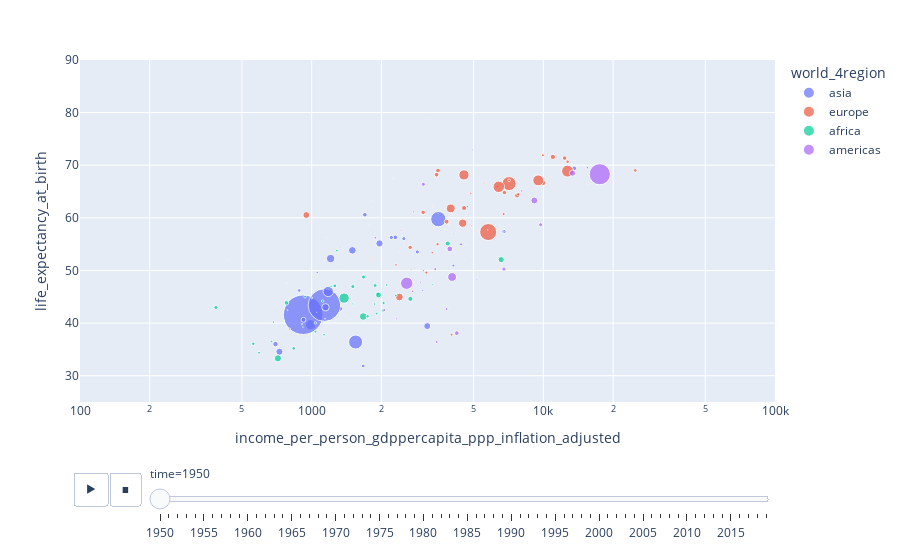

Write notebook code for a chart like this one.
### Code cell
px.scatter(plotly_df[plotly_df['time'].isin([*range(1950,2020)])], x="income_per_person_gdppercapita_ppp_inflation_adjusted", y="life_expectancy_at_birth", animation_frame="time", animation_group="name",
           size="population_total", color="world_4region", hover_name="name", 
           log_x = True, 
           size_max=45, range_x=[100,100000], range_y=[25,90])

### Figure 1 — Plotly figure (JSON) as saved in the notebook; plotly's stock layout.template omitted (floating-point values rounded to 4 significant figures)
{"data": [{"hovertemplate": "<b>%{hovertext}</b><br><br>world_4region=asia<br>time=1950<br>income_per_person_gdppercapita_ppp_inflation_adjusted=%{x}<br>life_expectancy_at_birth=%{y}<br>population_total=%{marker.size}<extra></extra>", "hovertext": ["Afghanistan", "Australia", "Bahrain", "Bangladesh", "Bhutan", "Brunei", "Cambodia", "China", "Fiji", "Hong Kong, China", "India", "Indonesia", "Iran", "Iraq", "Israel", "Japan", "Jordan", "Kazakhstan", "Kiribati", "Kuwait", "Kyrgyz Republic", "Lao", "Lebanon", "Malaysia", "Maldives", "Marshall Islands", "Micronesia, Fed. Sts.", "Mongolia", "Myanmar", "Nauru", "Nepal", "New Zealand", "North Korea", "Oman", "Pakistan", "Palau", "Palestine", "Papua New Guinea", "Philippines", "Qatar", "Samoa", "Saudi Arabia", "Singapore", "Solomon Islands", "South Korea", "Sri Lanka", "Syria", "Taiwan", "Tajikistan", "Thailand", "Timor-Leste", "Tonga", "Turkmenistan", "Tuvalu", "United Arab Emirates", "Uzbekistan", "Vanuatu", "Vietnam", "Yemen"], "ids": ["Afghanistan", "Australia", "Bahrain", "Bangladesh", "Bhutan", "Brunei", "Cambodia", "China", "Fiji", "Hong Kong, China", "India", "Indonesia", "Iran", "Iraq", "Israel", "Japan", "Jordan", "Kazakhstan", "Kiribati", "Kuwait", "Kyrgyz Republic", "Lao", "Lebanon", "Malaysia", "Maldives", "Marshall Islands", "Micronesia, Fed. Sts.", "Mongolia", "Myanmar", "Nauru", "Nepal", "New Zealand", "North Korea", "Oman", "Pakistan", "Palau", "Palestine", "Papua New Guinea", "Philippines", "Qatar", "Samoa", "Saudi Arabia", "Singapore", "Solomon Islands", "South Korea", "Sri Lanka", "Syria", "Taiwan", "Tajikistan", "Thailand", "Timor-Leste", "Tonga", "Turkmenistan", "Tuvalu", "United Arab Emirates", "Uzbekistan", "Vanuatu", "Vietnam", "Yemen"], "legendgroup": "asia", "marker": {"color": "#636efa", "size": [7752117, 8177348, 115612, 37894671, 176796, 48009, 4432724, 554419269, 288994, 1974002, 376325200, 69543321, 17119262, 5719183, 1257968, 82802084, 481319, 6703000, 33050, 153103, 1740005, 1682915, 1334617, 6109902, 73716, 13005, 32004, 780199, 17779635, 3430, 8483322, 1908011, 10549470, 456410, 37542370, 7431, 931925, 2002147, 18580483, 25006, 82106, 3121340, 1022095, 89793, 19211387, 7971098, 3413325, 7602355, 1531507, 20710353, 414754, 47217, 1210998, 4676, 69594, 6264058, 47696, 24809909, 4661279], "sizemode": "area", "sizeref": 708000.0, "symbol": "circle"}, "mode": "markers", "name": "asia", "orientation": "v", "showlegend": true, "type": "scatter", "x": [1330, 13589, 17941, 990, 948, 62209, 883, 919, 3419, 4695, 1135, 1548, 3154, 2500, 4926, 3522, 3049, 6762, 2274, 9290, 3041, 802, 4453, 2858, 1778, 1512, 1303, 779, 726, 4524, 922, 15503, 698, 1142, 1179, 10221, 1323, 1057, 1962, 1772, 3327, 4090, 4108, 1052, 1148, 2297, 4414, 1697, 3017, 1498, 787, 1545, 5167, 1586, 28191, 2208, 1448, 1207, 1670], "xaxis": "x", "y": [42.72, 69.4, 50.74, 39.67, 36.93, 51.7, 46.2, 41.59, 59.26, 62.12, 43.42, 36.4, 39.43, 56.05, 73.01, 59.75, 56.87, 57.39, 44.68, 65.35, 49.95, 38.87, 58.82, 53.52, 30.65, 52.14, 49.89, 38.89, 34.56, 58.5, 40.63, 69.52, 36, 40.83, 46.01, 49.03, 54.35, 49.62, 55.14, 64.46, 54.43, 50.92, 57.02, 42.06, 43, 56.3, 54.96, 60.59, 46.17, 53.82, 42.47, 61.47, 48.35, 46.99, 58.41, 56.27, 47.4, 52.26, 31.85], "yaxis": "y"}, {"hovertemplate": "<b>%{hovertext}</b><br><br>world_4region=europe<br>time=1950<br>income_per_person_gdppercapita_ppp_inflation_adjusted=%{x}<br>life_expectancy_at_birth=%{y}<br>population_total=%{marker.size}<extra></extra>", "hovertext": ["Albania", "Andorra", "Armenia", "Austria", "Azerbaijan", "Belarus", "Belgium", "Bosnia and Herzegovina", "Bulgaria", "Croatia", "Cyprus", "Czech Republic", "Denmark", "Estonia", "Finland", "France", "Georgia", "Germany", "Greece", "Hungary", "Iceland", "Ireland", "Italy", "Latvia", "Lithuania", "Luxembourg", "North Macedonia", "Malta", "Moldova", "Monaco", "Montenegro", "Netherlands", "Norway", "Poland", "Portugal", "Romania", "Russia", "San Marino", "Serbia", "Slovak Republic", "Slovenia", "Spain", "Sweden", "Switzerland", "Turkey", "Ukraine", "United Kingdom"], "ids": ["Albania", "Andorra", "Armenia", "Austria", "Azerbaijan", "Belarus", "Belgium", "Bosnia and Herzegovina", "Bulgaria", "Croatia", "Cyprus", "Czech Republic", "Denmark", "Estonia", "Finland", "France", "Georgia", "Germany", "Greece", "Hungary", "Iceland", "Ireland", "Italy", "Latvia", "Lithuania", "Luxembourg", "North Macedonia", "Malta", "Moldova", "Monaco", "Montenegro", "Netherlands", "Norway", "Poland", "Portugal", "Romania", "Russia", "San Marino", "Serbia", "Slovak Republic", "Slovenia", "Spain", "Sweden", "Switzerland", "Turkey", "Ukraine", "United Kingdom"], "legendgroup": "europe", "marker": {"color": "#EF553B", "size": [1263164, 6198, 1353502, 6936442, 2927926, 7745004, 8637521, 2661296, 7250996, 3850294, 494018, 8902620, 4268281, 1100997, 4008292, 41833873, 3527008, 69966252, 7668792, 9337718, 142657, 2912682, 46598599, 1926568, 2567407, 296005, 1254444, 311998, 2341009, 20000, 394739, 10042051, 3265274, 24824007, 8416971, 16236289, 102798649, 12774, 6732252, 3436576, 1473093, 28069734, 7009913, 4668089, 21408398, 37297640, 50616019], "sizemode": "area", "sizeref": 708000.0, "symbol": "circle"}, "mode": "markers", "name": "europe", "orientation": "v", "showlegend": true, "type": "scatter", "x": [1836, 7808, 4080, 6794, 4018, 3460, 10013, 2312, 3027, 3496, 3318, 7705, 12729, 5543, 7797, 9507, 3126, 7115, 3510, 4547, 9774, 6330, 6420, 4860, 7111, 15387, 2686, 1809, 3317, 12417, 2256, 10993, 9955, 4486, 3824, 948, 5781, 9195, 2661, 6741, 4915, 3984, 12355, 24928, 2391, 4542, 12722], "xaxis": "x", "y": [52.21, 74.62, 48.23, 64.8, 37.79, 68.2, 66.62, 51.06, 61.04, 55, 62.2, 64.25, 70.66, 66.74, 64.51, 67.13, 49.59, 66.51, 69, 61.87, 71.5, 65.96, 65.9, 64.66, 67.13, 66.37, 50.21, 63.23, 53.39, 68.15, 67.51, 71.58, 71.91, 58.99, 59.27, 60.54, 57.3, 72.02, 54.38, 60.73, 58.48, 61.8, 71.36, 69.02, 44.95, 68.16, 68.88], "yaxis": "y"}, {"hovertemplate": "<b>%{hovertext}</b><br><br>world_4region=africa<br>time=1950<br>income_per_person_gdppercapita_ppp_inflation_adjusted=%{x}<br>life_expectancy_at_birth=%{y}<br>population_total=%{marker.size}<extra></extra>", "hovertext": ["Algeria", "Angola", "Benin", "Botswana", "Burkina Faso", "Burundi", "Cameroon", "Cape Verde", "Central African Republic", "Chad", "Comoros", "Congo, Dem. Rep.", "Congo, Rep.", "Cote d'Ivoire", "Djibouti", "Egypt", "Equatorial Guinea", "Eritrea", "Ethiopia", "Gabon", "Gambia", "Ghana", "Guinea", "Guinea-Bissau", "Kenya", "Lesotho", "Liberia", "Libya", "Madagascar", "Malawi", "Mali", "Mauritania", "Mauritius", "Morocco", "Mozambique", "Namibia", "Niger", "Nigeria", "Rwanda", "Sao Tome and Principe", "Senegal", "Seychelles", "Sierra Leone", "Somalia", "South Africa", "South Sudan", "Sudan", "Eswatini", "Tanzania", "Togo", "Tunisia", "Uganda", "Zambia", "Zimbabwe"], "ids": ["Algeria", "Angola", "Benin", "Botswana", "Burkina Faso", "Burundi", "Cameroon", "Cape Verde", "Central African Republic", "Chad", "Comoros", "Congo, Dem. Rep.", "Congo, Rep.", "Cote d'Ivoire", "Djibouti", "Egypt", "Equatorial Guinea", "Eritrea", "Ethiopia", "Gabon", "Gambia", "Ghana", "Guinea", "Guinea-Bissau", "Kenya", "Lesotho", "Liberia", "Libya", "Madagascar", "Malawi", "Mali", "Mauritania", "Mauritius", "Morocco", "Mozambique", "Namibia", "Niger", "Nigeria", "Rwanda", "Sao Tome and Principe", "Senegal", "Seychelles", "Sierra Leone", "Somalia", "South Africa", "South Sudan", "Sudan", "Eswatini", "Tanzania", "Togo", "Tunisia", "Uganda", "Zambia", "Zimbabwe"], "legendgroup": "africa", "marker": {"color": "#00cc96", "size": [8872250, 4548021, 2255222, 412541, 4284455, 2308927, 4307021, 178064, 1326660, 2502321, 159459, 12183662, 827246, 2630131, 62000, 20451988, 225530, 822347, 18128030, 473296, 304895, 5036151, 3012938, 535438, 6076757, 704686, 930022, 1124519, 4083548, 2953871, 4708425, 651434, 493258, 8985986, 5958982, 514378, 2559706, 37859750, 2186183, 59998, 2486642, 36325, 2041201, 2264076, 13628434, 2482306, 5733789, 272997, 7649765, 1395451, 3605312, 5158191, 2310436, 2746852], "sizemode": "area", "sizeref": 708000.0, "symbol": "circle"}, "mode": "markers", "name": "africa", "orientation": "v", "showlegend": true, "type": "scatter", "x": [3869, 1929, 1871, 765, 560, 684, 2034, 1157, 1503, 937, 804, 1943, 1947, 1908, 3978, 1669, 917, 908, 715, 2548, 1129, 1879, 1039, 682, 1673, 435, 1491, 3327, 1744, 593, 837, 781, 4534, 2667, 386, 4611, 1131, 1380, 671, 1470, 2308, 3027, 1037, 1115, 6576, 2109, 1506, 695, 778, 1001, 2044, 1259, 1212, 1285], "xaxis": "x", "y": [55.12, 45.57, 43.61, 53.67, 36.06, 40.2, 42.39, 56.2, 43.64, 45.02, 44.74, 45.34, 42.05, 41.8, 54.65, 41.25, 39.25, 39.79, 33.3, 48.65, 51.81, 47.14, 38.37, 33.27, 48.76, 51.97, 38.02, 47.31, 41.29, 34.36, 35.19, 47.6, 53.1, 44.6, 42.97, 54.81, 37.79, 44.75, 36.52, 40.68, 45.21, 59.96, 40.03, 44.19, 52.06, 47.23, 46.94, 43.33, 43.84, 44.77, 43.82, 47.08, 47, 53.78], "yaxis": "y"}, {"hovertemplate": "<b>%{hovertext}</b><br><br>world_4region=americas<br>time=1950<br>income_per_person_gdppercapita_ppp_inflation_adjusted=%{x}<br>life_expectancy_at_birth=%{y}<br>population_total=%{marker.size}<extra></extra>", "hovertext": ["Antigua and Barbuda", "Argentina", "Bahamas", "Barbados", "Belize", "Bolivia", "Brazil", "Canada", "Chile", "Colombia", "Costa Rica", "Cuba", "Dominica", "Dominican Republic", "Ecuador", "El Salvador", "Grenada", "Guatemala", "Guyana", "Haiti", "Honduras", "Jamaica", "Mexico", "Nicaragua", "Panama", "Paraguay", "Peru", "St. Kitts and Nevis", "St. Lucia", "St. Vincent and the Grenadines", "Suriname", "Trinidad and Tobago", "United States", "Uruguay", "Venezuela"], "ids": ["Antigua and Barbuda", "Argentina", "Bahamas", "Barbados", "Belize", "Bolivia", "Brazil", "Canada", "Chile", "Colombia", "Costa Rica", "Cuba", "Dominica", "Dominican Republic", "Ecuador", "El Salvador", "Grenada", "Guatemala", "Guyana", "Haiti", "Honduras", "Jamaica", "Mexico", "Nicaragua", "Panama", "Paraguay", "Peru", "St. Kitts and Nevis", "St. Lucia", "St. Vincent and the Grenadines", "Suriname", "Trinidad and Tobago", "United States", "Uruguay", "Venezuela"], "legendgroup": "americas", "marker": {"color": "#ab63fa", "size": [45515, 17037910, 79090, 210990, 68915, 3081836, 53974728, 13733398, 6598518, 11981576, 945683, 5919989, 51099, 2364649, 3470160, 2199903, 76681, 3114956, 406559, 3221270, 1546719, 1402903, 27944671, 1294994, 859658, 1473241, 7777452, 46053, 82783, 66997, 214996, 645626, 158804397, 2238501, 5481976], "sizemode": "area", "sizeref": 708000.0, "symbol": "circle"}, "mode": "markers", "name": "americas", "orientation": "v", "showlegend": true, "type": "scatter", "x": [3368, 9143, 12374, 3899, 2178, 3463, 2572, 13367, 6763, 3947, 3599, 3034, 1675, 1883, 3416, 2732, 1768, 3822, 4544, 2059, 2321, 2433, 4037, 2950, 2964, 2750, 4231, 3513, 1416, 2388, 5755, 6735, 17528, 8068, 9733], "xaxis": "x", "y": [58.13, 63.3, 58.05, 58.77, 55.45, 36.42, 47.57, 68.5, 50.26, 54.09, 57.53, 66.38, 49.34, 56.21, 50.27, 46.04, 58.64, 42.67, 51.81, 42.47, 40.81, 57.54, 48.76, 47.67, 60.82, 61.14, 38.09, 60.76, 51.82, 53.64, 57.69, 57.36, 68.29, 65.12, 58.7], "yaxis": "y"}], "layout": {"legend": {"itemsizing": "constant", "title": {"text": "world_4region"}, "tracegroupgap": 0}, "margin": {"t": 60}, "sliders": [{"active": 0, "currentvalue": {"prefix": "time="}, "len": 0.9, "pad": {"b": 10, "t": 60}, "steps": [{"args": [["1950"], {"frame": {"duration": 0, "redraw": false}, "fromcurrent": true, "mode": "immediate", "transition": {"duration": 0, "easing": "linear"}}], "label": "1950", "method": "animate"}, {"args": [["1951"], {"frame": {"duration": 0, "redraw": false}, "fromcurrent": true, "mode": "immediate", "transition": {"duration": 0, "easing": "linear"}}], "label": "1951", "method": "animate"}, {"args": [["1952"], {"frame": {"duration": 0, "redraw": false}, "fromcurrent": true, "mode": "immediate", "transition": {"duration": 0, "easing": "linear"}}], "label": "1952", "method": "animate"}, {"args": [["1953"], {"frame": {"duration": 0, "redraw": false}, "fromcurrent": true, "mode": "immediate", "transition": {"duration": 0, "easing": "linear"}}], "label": "1953", "method": "animate"}, {"args": [["1954"], {"frame": {"duration": 0, "redraw": false}, "fromcurrent": true, "mode": "immediate", "transition": {"duration": 0, "easing": "linear"}}], "label": "1954", "method": "animate"}, {"args": [["1955"], {"frame": {"duration": 0, "redraw": false}, "fromcurrent": true, "mode": "immediate", "transition": {"duration": 0, "easing": "linear"}}], "label": "1955", "method": "animate"}, {"args": [["1956"], {"frame": {"duration": 0, "redraw": false}, "fromcurrent": true, "mode": "immediate", "transition": {"duration": 0, "easing": "linear"}}], "label": "1956", "method": "animate"}, {"args": [["1957"], {"frame": {"duration": 0, "redraw": false}, "fromcurrent": true, "mode": "immediate", "transition": {"duration": 0, "easing": "linear"}}], "label": "1957", "method": "animate"}, {"args": [["1958"], {"frame": {"duration": 0, "redraw": false}, "fromcurrent": true, "mode": "immediate", "transition": {"duration": 0, "easing": "linear"}}], "label": "1958", "method": "animate"}, {"args": [["1959"], {"frame": {"duration": 0, "redraw": false}, "fromcurrent": true, "mode": "immediate", "transition": {"duration": 0, "easing": "linear"}}], "label": "1959", "method": "animate"}, {"args": [["1960"], {"frame": {"duration": 0, "redraw": false}, "fromcurrent": true, "mode": "immediate", "transition": {"duration": 0, "easing": "linear"}}], "label": "1960", "method": "animate"}, {"args": [["1961"], {"frame": {"duration": 0, "redraw": false}, "fromcurrent": true, "mode": "immediate", "transition": {"duration": 0, "easing": "linear"}}], "label": "1961", "method": "animate"}, {"args": [["1962"], {"frame": {"duration": 0, "redraw": false}, "fromcurrent": true, "mode": "immediate", "transition": {"duration": 0, "easing": "linear"}}], "label": "1962", "method": "animate"}, {"args": [["1963"], {"frame": {"duration": 0, "redraw": false}, "fromcurrent": true, "mode": "immediate", "transition": {"duration": 0, "easing": "linear"}}], "label": "1963", "method": "animate"}, {"args": [["1964"], {"frame": {"duration": 0, "redraw": false}, "fromcurrent": true, "mode": "immediate", "transition": {"duration": 0, "easing": "linear"}}], "label": "1964", "method": "animate"}, {"args": [["1965"], {"frame": {"duration": 0, "redraw": false}, "fromcurrent": true, "mode": "immediate", "transition": {"duration": 0, "easing": "linear"}}], "label": "1965", "method": "animate"}, {"args": [["1966"], {"frame": {"duration": 0, "redraw": false}, "fromcurrent": true, "mode": "immediate", "transition": {"duration": 0, "easing": "linear"}}], "label": "1966", "method": "animate"}, {"args": [["1967"], {"frame": {"duration": 0, "redraw": false}, "fromcurrent": true, "mode": "immediate", "transition": {"duration": 0, "easing": "linear"}}], "label": "1967", "method": "animate"}, {"args": [["1968"], {"frame": {"duration": 0, "redraw": false}, "fromcurrent": true, "mode": "immediate", "transition": {"duration": 0, "easing": "linear"}}], "label": "1968", "method": "animate"}, {"args": [["1969"], {"frame": {"duration": 0, "redraw": false}, "fromcurrent": true, "mode": "immediate", "transition": {"duration": 0, "easing": "linear"}}], "label": "1969", "method": "animate"}, {"args": [["1970"], {"frame": {"duration": 0, "redraw": false}, "fromcurrent": true, "mode": "immediate", "transition": {"duration": 0, "easing": "linear"}}], "label": "1970", "method": "animate"}, {"args": [["1971"], {"frame": {"duration": 0, "redraw": false}, "fromcurrent": true, "mode": "immediate", "transition": {"duration": 0, "easing": "linear"}}], "label": "1971", "method": "animate"}, {"args": [["1972"], {"frame": {"duration": 0, "redraw": false}, "fromcurrent": true, "mode": "immediate", "transition": {"duration": 0, "easing": "linear"}}], "label": "1972", "method": "animate"}, {"args": [["1973"], {"frame": {"duration": 0, "redraw": false}, "fromcurrent": true, "mode": "immediate", "transition": {"duration": 0, "easing": "linear"}}], "label": "1973", "method": "animate"}, {"args": [["1974"], {"frame": {"duration": 0, "redraw": false}, "fromcurrent": true, "mode": "immediate", "transition": {"duration": 0, "easing": "linear"}}], "label": "1974", "method": "animate"}, {"args": [["1975"], {"frame": {"duration": 0, "redraw": false}, "fromcurrent": true, "mode": "immediate", "transition": {"duration": 0, "easing": "linear"}}], "label": "1975", "method": "animate"}, {"args": [["1976"], {"frame": {"duration": 0, "redraw": false}, "fromcurrent": true, "mode": "immediate", "transition": {"duration": 0, "easing": "linear"}}], "label": "1976", "method": "animate"}, {"args": [["1977"], {"frame": {"duration": 0, "redraw": false}, "fromcurrent": true, "mode": "immediate", "transition": {"duration": 0, "easing": "linear"}}], "label": "1977", "method": "animate"}, {"args": [["1978"], {"frame": {"duration": 0, "redraw": false}, "fromcurrent": true, "mode": "immediate", "transition": {"duration": 0, "easing": "linear"}}], "label": "1978", "method": "animate"}, {"args": [["1979"], {"frame": {"duration": 0, "redraw": false}, "fromcurrent": true, "mode": "immediate", "transition": {"duration": 0, "easing": "linear"}}], "label": "1979", "method": "animate"}, {"args": [["1980"], {"frame": {"duration": 0, "redraw": false}, "fromcurrent": true, "mode": "immediate", "transition": {"duration": 0, "easing": "linear"}}], "label": "1980", "method": "animate"}, {"args": [["1981"], {"frame": {"duration": 0, "redraw": false}, "fromcurrent": true, "mode": "immediate", "transition": {"duration": 0, "easing": "linear"}}], "label": "1981", "method": "animate"}, {"args": [["1982"], {"frame": {"duration": 0, "redraw": false}, "fromcurrent": true, "mode": "immediate", "transition": {"duration": 0, "easing": "linear"}}], "label": "1982", "method": "animate"}, {"args": [["1983"], {"frame": {"duration": 0, "redraw": false}, "fromcurrent": true, "mode": "immediate", "transition": {"duration": 0, "easing": "linear"}}], "label": "1983", "method": "animate"}, {"args": [["1984"], {"frame": {"duration": 0, "redraw": false}, "fromcurrent": true, "mode": "immediate", "transition": {"duration": 0, "easing": "linear"}}], "label": "1984", "method": "animate"}, {"args": [["1985"], {"frame": {"duration": 0, "redraw": false}, "fromcurrent": true, "mode": "immediate", "transition": {"duration": 0, "easing": "linear"}}], "label": "1985", "method": "animate"}, {"args": [["1986"], {"frame": {"duration": 0, "redraw": false}, "fromcurrent": true, "mode": "immediate", "transition": {"duration": 0, "easing": "linear"}}], "label": "1986", "method": "animate"}, {"args": [["1987"], {"frame": {"duration": 0, "redraw": false}, "fromcurrent": true, "mode": "immediate", "transition": {"duration": 0, "easing": "linear"}}], "label": "1987", "method": "animate"}, {"args": [["1988"], {"frame": {"duration": 0, "redraw": false}, "fromcurrent": true, "mode": "immediate", "transition": {"duration": 0, "easing": "linear"}}], "label": "1988", "method": "animate"}, {"args": [["1989"], {"frame": {"duration": 0, "redraw": false}, "fromcurrent": true, "mode": "immediate", "transition": {"duration": 0, "easing": "linear"}}], "label": "1989", "method": "animate"}, {"args": [["1990"], {"frame": {"duration": 0, "redraw": false}, "fromcurrent": true, "mode": "immediate", "transition": {"duration": 0, "easing": "linear"}}], "label": "1990", "method": "animate"}, {"args": [["1991"], {"frame": {"duration": 0, "redraw": false}, "fromcurrent": true, "mode": "immediate", "transition": {"duration": 0, "easing": "linear"}}], "label": "1991", "method": "animate"}, {"args": [["1992"], {"frame": {"duration": 0, "redraw": false}, "fromcurrent": true, "mode": "immediate", "transition": {"duration": 0, "easing": "linear"}}], "label": "1992", "method": "animate"}, {"args": [["1993"], {"frame": {"duration": 0, "redraw": false}, "fromcurrent": true, "mode": "immediate", "transition": {"duration": 0, "easing": "linear"}}], "label": "1993", "method": "animate"}, {"args": [["1994"], {"frame": {"duration": 0, "redraw": false}, "fromcurrent": true, "mode": "immediate", "transition": {"duration": 0, "easing": "linear"}}], "label": "1994", "method": "animate"}, {"args": [["1995"], {"frame": {"duration": 0, "redraw": false}, "fromcurrent": true, "mode": "immediate", "transition": {"duration": 0, "easing": "linear"}}], "label": "1995", "method": "animate"}, {"args": [["1996"], {"frame": {"duration": 0, "redraw": false}, "fromcurrent": true, "mode": "immediate", "transition": {"duration": 0, "easing": "linear"}}], "label": "1996", "method": "animate"}, {"args": [["1997"], {"frame": {"duration": 0, "redraw": false}, "fromcurrent": true, "mode": "immediate", "transition": {"duration": 0, "easing": "linear"}}], "label": "1997", "method": "animate"}, {"args": [["1998"], {"frame": {"duration": 0, "redraw": false}, "fromcurrent": true, "mode": "immediate", "transition": {"duration": 0, "easing": "linear"}}], "label": "1998", "method": "animate"}, {"args": [["1999"], {"frame": {"duration": 0, "redraw": false}, "fromcurrent": true, "mode": "immediate", "transition": {"duration": 0, "easing": "linear"}}], "label": "1999", "method": "animate"}, {"args": [["2000"], {"frame": {"duration": 0, "redraw": false}, "fromcurrent": true, "mode": "immediate", "transition": {"duration": 0, "easing": "linear"}}], "label": "2000", "method": "animate"}, {"args": [["2001"], {"frame": {"duration": 0, "redraw": false}, "fromcurrent": true, "mode": "immediate", "transition": {"duration": 0, "easing": "linear"}}], "label": "2001", "method": "animate"}, {"args": [["2002"], {"frame": {"duration": 0, "redraw": false}, "fromcurrent": true, "mode": "immediate", "transition": {"duration": 0, "easing": "linear"}}], "label": "2002", "method": "animate"}, {"args": [["2003"], {"frame": {"duration": 0, "redraw": false}, "fromcurrent": true, "mode": "immediate", "transition": {"duration": 0, "easing": "linear"}}], "label": "2003", "method": "animate"}, {"args": [["2004"], {"frame": {"duration": 0, "redraw": false}, "fromcurrent": true, "mode": "immediate", "transition": {"duration": 0, "easing": "linear"}}], "label": "2004", "method": "animate"}, {"args": [["2005"], {"frame": {"duration": 0, "redraw": false}, "fromcurrent": true, "mode": "immediate", "transition": {"duration": 0, "easing": "linear"}}], "label": "2005", "method": "animate"}, {"args": [["2006"], {"frame": {"duration": 0, "redraw": false}, "fromcurrent": true, "mode": "immediate", "transition": {"duration": 0, "easing": "linear"}}], "label": "2006", "method": "animate"}, {"args": [["2007"], {"frame": {"duration": 0, "redraw": false}, "fromcurrent": true, "mode": "immediate", "transition": {"duration": 0, "easing": "linear"}}], "label": "2007", "method": "animate"}, {"args": [["2008"], {"frame": {"duration": 0, "redraw": false}, "fromcurrent": true, "mode": "immediate", "transition": {"duration": 0, "easing": "linear"}}], "label": "2008", "method": "animate"}, {"args": [["2009"], {"frame": {"duration": 0, "redraw": false}, "fromcurrent": true, "mode": "immediate", "transition": {"duration": 0, "easing": "linear"}}], "label": "2009", "method": "animate"}, {"args": [["2010"], {"frame": {"duration": 0, "redraw": false}, "fromcurrent": true, "mode": "immediate", "transition": {"duration": 0, "easing": "linear"}}], "label": "2010", "method": "animate"}, {"args": [["2011"], {"frame": {"duration": 0, "redraw": false}, "fromcurrent": true, "mode": "immediate", "transition": {"duration": 0, "easing": "linear"}}], "label": "2011", "method": "animate"}, {"args": [["2012"], {"frame": {"duration": 0, "redraw": false}, "fromcurrent": true, "mode": "immediate", "transition": {"duration": 0, "easing": "linear"}}], "label": "2012", "method": "animate"}, {"args": [["2013"], {"frame": {"duration": 0, "redraw": false}, "fromcurrent": true, "mode": "immediate", "transition": {"duration": 0, "easing": "linear"}}], "label": "2013", "method": "animate"}, {"args": [["2014"], {"frame": {"duration": 0, "redraw": false}, "fromcurrent": true, "mode": "immediate", "transition": {"duration": 0, "easing": "linear"}}], "label": "2014", "method": "animate"}, {"args": [["2015"], {"frame": {"duration": 0, "redraw": false}, "fromcurrent": true, "mode": "immediate", "transition": {"duration": 0, "easing": "linear"}}], "label": "2015", "method": "animate"}, {"args": [["2016"], {"frame": {"duration": 0, "redraw": false}, "fromcurrent": true, "mode": "immediate", "transition": {"duration": 0, "easing": "linear"}}], "label": "2016", "method": "animate"}, {"args": [["2017"], {"frame": {"duration": 0, "redraw": false}, "fromcurrent": true, "mode": "immediate", "transition": {"duration": 0, "easing": "linear"}}], "label": "2017", "method": "animate"}, {"args": [["2018"], {"frame": {"duration": 0, "redraw": false}, "fromcurrent": true, "mode": "immediate", "transition": {"duration": 0, "easing": "linear"}}], "label": "2018", "method": "animate"}, {"args": [["2019"], {"frame": {"duration": 0, "redraw": false}, "fromcurrent": true, "mode": "immediate", "transition": {"duration": 0, "easing": "linear"}}], "label": "2019", "method": "animate"}], "x": 0.1, "xanchor": "left", "y": 0, "yanchor": "top"}], "updatemenus": [{"buttons": [{"args": [null, {"frame": {"duration": 500, "redraw": false}, "fromcurrent": true, "mode": "immediate", "transition": {"duration": 500, "easing": "linear"}}], "label": "&#9654;", "method": "animate"}, {"args": [[null], {"frame": {"duration": 0, "redraw": false}, "fromcurrent": true, "mode": "immediate", "transition": {"duration": 0, "easing": "linear"}}], "label": "&#9724;", "method": "animate"}], "direction": "left", "pad": {"r": 10, "t": 70}, "showactive": false, "type": "buttons", "x": 0.1, "xanchor": "right", "y": 0, "yanchor": "top"}], "xaxis": {"anchor": "y", "domain": [0, 1], "range": [2, 5], "title": {"text": "income_per_person_gdppercapita_ppp_inflation_adjusted"}, "type": "log"}, "yaxis": {"anchor": "x", "domain": [0, 1], "range": [25, 90], "title": {"text": "life_expectancy_at_birth"}}}}
